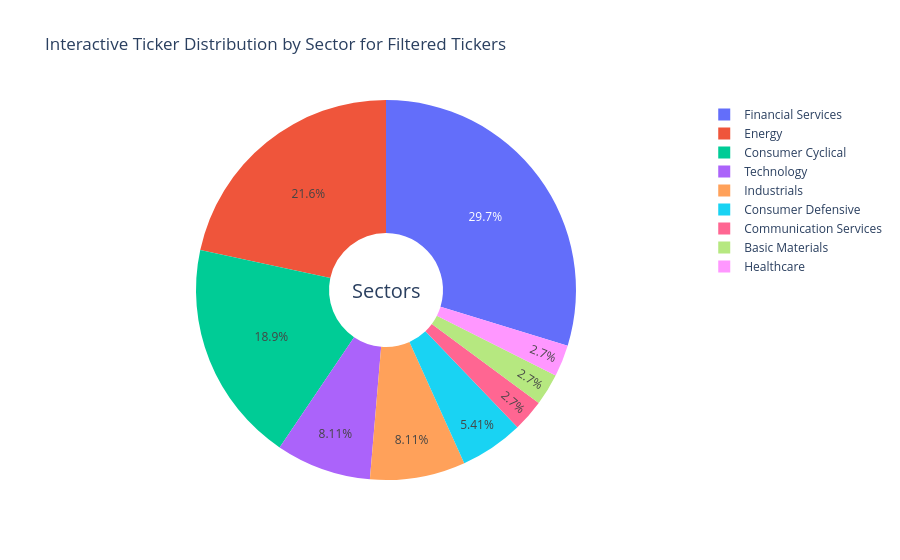
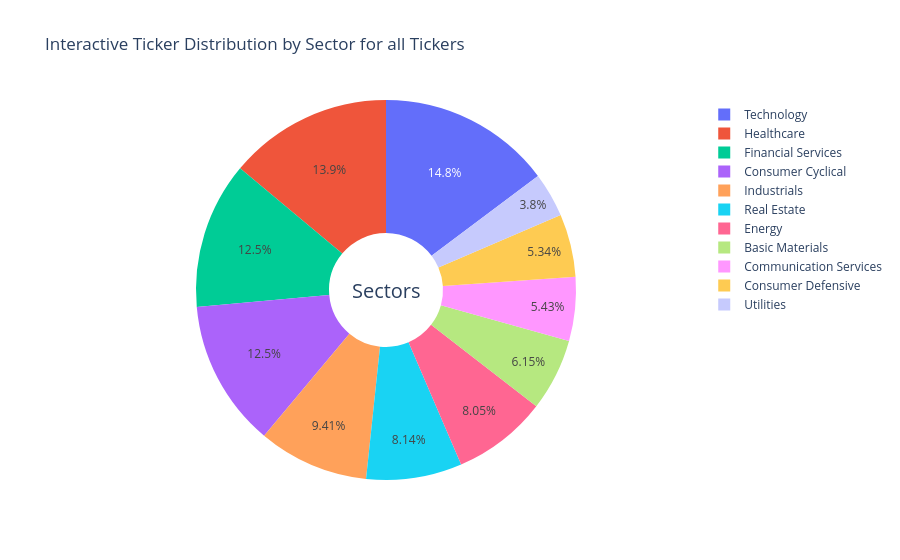

Notebook code for these charts, in order:
### Markdown cell above
# **Plot Sectors**

### Code cell
def plot_sector_distribution_interactive(industries, title):
    sector_counts = {sector: len(tickers) for sector, tickers in industries.items()}

    labels = list(sector_counts.keys())
    sizes = list(sector_counts.values())

    fig = go.Figure(data=[go.Pie(labels=labels, values=sizes, hole=.3)])

    fig.update_layout(
        title_text=title,
        annotations=[dict(text='Sectors', x=0.50, y=0.5, font_size=20, showarrow=False)]
    )

    fig.show()

plot_sector_distribution_interactive(filtered_industries, "Interactive Ticker Distribution by Sector for Filtered Tickers")
plot_sector_distribution_interactive(industries, "Interactive Ticker Distribution by Sector for all Tickers")

### Figure 1 — Plotly figure (JSON) as saved in the notebook; plotly's stock layout.template omitted (floating-point values rounded to 4 significant figures)
{"data": [{"hole": 0.3, "labels": ["Energy", "Consumer Cyclical", "Technology", "Industrials", "Financial Services", "Communication Services", "Basic Materials", "Consumer Defensive", "Healthcare"], "type": "pie", "values": [8, 7, 3, 3, 11, 1, 1, 2, 1]}], "layout": {"annotations": [{"font": {"size": 20}, "showarrow": false, "text": "Sectors", "x": 0.5, "y": 0.5}], "title": {"text": "Interactive Ticker Distribution by Sector for Filtered Tickers"}}}

### Figure 2 — Plotly figure (JSON) as saved in the notebook; plotly's stock layout.template omitted (floating-point values rounded to 4 significant figures)
{"data": [{"hole": 0.3, "labels": ["Utilities", "Industrials", "Basic Materials", "Technology", "Financial Services", "Consumer Defensive", "Healthcare", "Consumer Cyclical", "Real Estate", "Communication Services", "Energy"], "type": "pie", "values": [42, 104, 68, 163, 138, 59, 154, 138, 90, 60, 89]}], "layout": {"annotations": [{"font": {"size": 20}, "showarrow": false, "text": "Sectors", "x": 0.5, "y": 0.5}], "title": {"text": "Interactive Ticker Distribution by Sector for all Tickers"}}}
